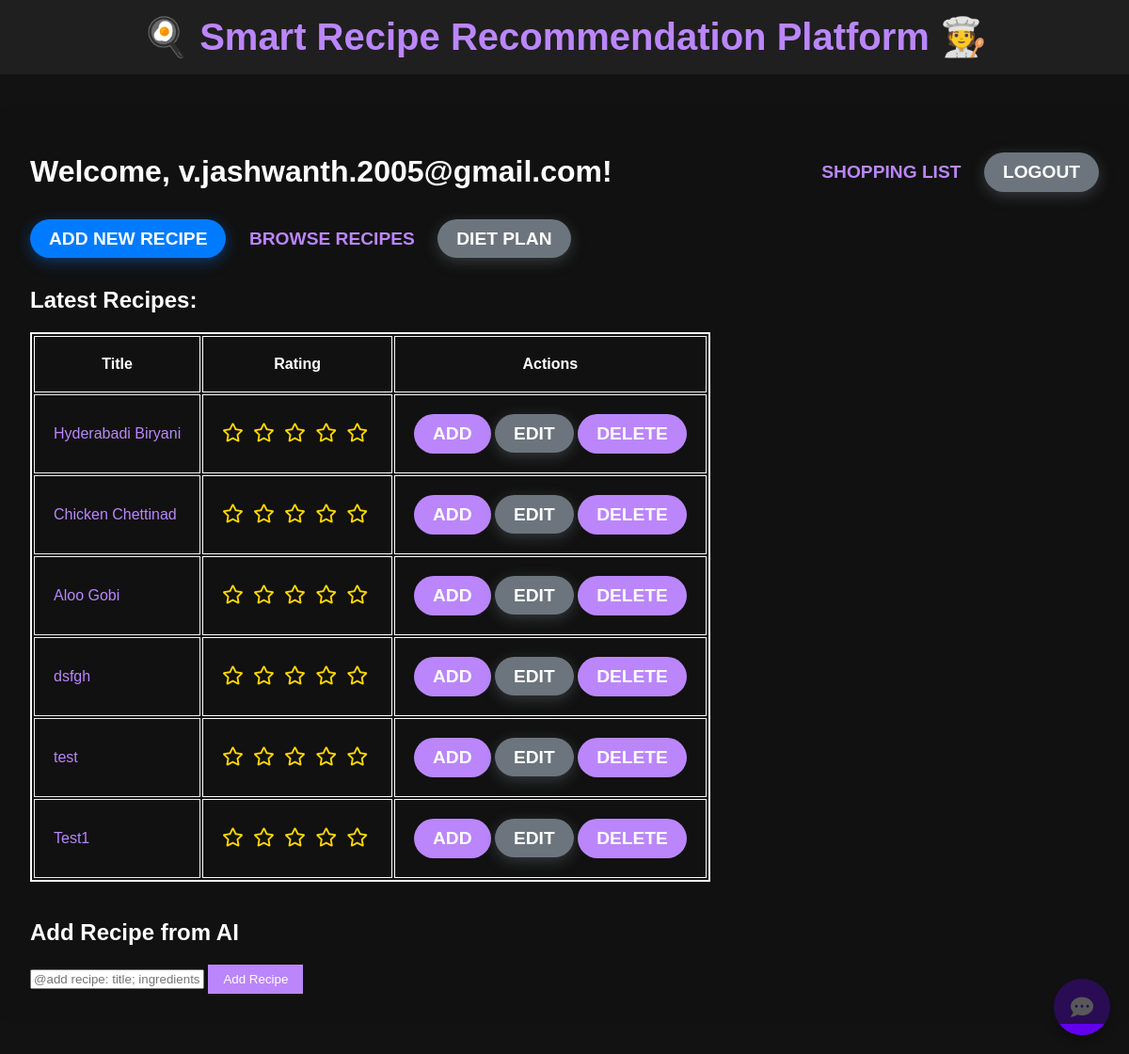
The app's page /home/ (signed in) with its own data.
### users/models.py (models this page shows)
class User(AbstractUser):
    SKILL_LEVELS = (
        ('beginner', 'Beginner'),
        ('intermediate', 'Intermediate'),
        ('advanced', 'Advanced'),
    )
    cooking_skill = models.CharField(max_length=20, choices=SKILL_LEVELS, default='beginner')
    dietary_preferences = models.ManyToManyField('recipes.DietaryPreference', blank=True)

### recipes/models.py (models this page shows, shortened)
class Recipe(models.Model):
    title = models.CharField(max_length=200)
    ingredients = models.TextField()
    instructions = models.TextField()
    created_at = models.DateTimeField(auto_now_add=True)
    rating = models.IntegerField(default=0)  # Add this line
    image = models.ImageField(upload_to='recipe_images/', null=True, blank=True)  # Add this line

### recipes/views.py (the view)
# urls.py: path('home/', views.home, name='home'),
def home(request):
    if request.user.is_authenticated:
        recipes = Recipe.objects.all()
        login_form = None
    else:
        recipes = []
        login_form = AuthenticationForm()
    return render(request, 'recipes/home.html', {'recipes': recipes, 'login_form': login_form})

### recipes/templates/recipes/home.html (shortened to what this page needs)
{% extends 'recipes/base.html' %}
{% load static %}
{% block content %}
    <div class="content-overlay">
        {% if user.is_authenticated %}
            <div style="display: flex; justify-content: space-between; align-items: center; margin-bottom: 20px;">
                <h1>Welcome, {{ user.username }}!</h1>
                <div>
                    <a href="{% url 'shopping_list' %}" id="shoppingListBtn" class="btn btn-info">Shopping List</a>
                    <form method="post" action="{% url 'logout' %}" style="display: inline;">
                        <button type="submit" class="btn btn-secondary">Logout</button>
                    </form>
                </div>
            </div>
            <div class="d-flex justify-content-start mb-4">
                <a href="{% url 'add_recipe' %}" class="btn btn-primary mr-3">Add New Recipe</a>
                <a href="{% url 'browse_recipes' %}" class="btn btn-success">Browse Recipes</a>
                <a href="{% url 'diet_plan' %}" class="btn btn-secondary">Diet Plan</a>
            </div>
            <h2 style="margin-top: 40px;">Latest Recipes:</h2>
            <table class="recipe-table" id="recipeTable" style="border: 2px solid rgb(251, 248, 248);">
                <thead>
                    <tr>
                        <th style="border: 1px solid rgb(255, 255, 255); padding: 20px;">Title</th>
                        <th style="border: 1px solid rgb(255, 255, 255); padding: 20px;">Rating</th>
                        <th style="border: 1px solid rgb(247, 247, 250); padding: 20px;">Actions</th>
                    </tr>
                </thead>
                <tbody id="recipeTableBody">
                {% for recipe in recipes %}
                    <tr>
                        <td style="border: 1px solid rgb(237, 240, 237); padding: 20px;"><a href="{% url 'recipe_detail' recipe.id %}">{{ recipe.title }}</a></td>
                        <td style="border: 1px solid rgb(254, 255, 254); padding: 20px;">
                            <div class="rating" data-recipe-id="{{ recipe.id }}">
                                <i class="far fa-star" data-rating="1"></i>
                                <i class="far fa-star" data-rating="2"></i>
                                <i class="far fa-star" data-rating="3"></i>
                                <i class="far fa-star" data-rating="4"></i>
                                <i class="far fa-star" data-rating="5"></i>
                            </div>
                        </td>
                        <td style="border: 1px solid rgb(254, 255, 254); padding: 20px;">
                            <button class="btn btn-success add-to-shopping-list" data-recipe-id="{{ recipe.id }}">Add</button>
                            <a href="{% url 'edit_recipe' recipe.id %}" class="btn btn-secondary">Edit</a>
                            <form action="{% url 'delete_recipe' recipe.id %}" method="post" style="display:inline;">
                                <button type="submit" class="btn btn-danger">Delete</button>
                            </form>
                        </td>
                    </tr>
                {% empty %}
                    <tr>
                        <td colspan="3" style="border: 1px solid rgb(0, 8, 0); padding: 20px;">No recipes available.</td>
                    </tr>
                {% endfor %}
                </tbody>
            </table>
            <h2 style="margin-top: 40px;">Add Recipe from AI</h2>
            <div id="addFromAI">
                <input type="text" id="aiRecipeInput" placeholder="@add recipe: title; ingredients; instructions">
                <button id="addAIRecipe">Add Recipe</button>
            </div>
        {% endif %}
    </div>
{% endblock %}

### recipes/templates/recipes/base.html (shortened to what this page needs)
{% load static %}
<!DOCTYPE html>
<html lang="en">
<head>
    <link rel="stylesheet" href="https://cdnjs.cloudflare.com/ajax/libs/font-awesome/5.15.3/css/all.min.css">
</head>
<body>
    <div class="video-background">
    </div>
    <header>
        <a href="{% url 'home' %}" style="text-decoration: none;">
            <h1>🍳 Smart Recipe Recommendation Platform 🧑‍🍳</h1>
        </a>
    </header>
    <main>
        {% block content %}{% endblock %}
    </main>
    <div class="chatbot-button" onclick="toggleChatbot()">
        <i class="fas fa-comment-dots"></i>
    </div>
</body>
</html>

### recipes/templates/recipes/base.html (style rules this page uses)
.btn { padding: 10px 20px; font-size: 1.2em; border-radius: 30px; transition: transform 0.3s, background-color 0.3s, box-shadow 0.3s; text-transform: uppercase; font-weight: bold; }
.btn-primary { background-color: #007bff; color: #ffffff; box-shadow: 0 4px 15px rgba(0, 123, 255, 0.4); }
.btn-secondary { background-color: #6c757d; color: #ffffff; box-shadow: 0 4px 15px rgba(108, 117, 125, 0.4); }
.rating { font-size: 20px; color: #ffd700; cursor: pointer; display: inline-block; z-index: 10; position: relative; }
.rating i { margin-right: 5px; }
body { background-color: #121212; color: #ffffff; font-family: Arial, sans-serif; margin: 0; padding: 0; }
header { background-color: #1f1f1f; padding: 1rem; text-align: center; }
header h1 { margin: 0; }
main { position: relative; z-index: 1; background-color: rgba(18, 18, 18, 0.7); padding: 2rem; border-radius: 10px; margin: 2rem auto; max-width: 1200px; }
a { color: #bb86fc; text-decoration: none; }
button { background-color: #bb86fc; border: none; color: #ffffff; padding: 0.5rem 1rem; cursor: pointer; }
form { display: flex; flex-direction: column; }
.chatbot-button { position: fixed; bottom: 20px; right: 20px; width: 60px; height: 60px; background-color: #6200ee; border-radius: 50%; display: flex; justify-content: center; align-items: center; color: #ffffff; font-size: 24px; cursor: pointer; box-shadow: 0 4px 12px rgba(0, 0, 0, 0.3); transition: background-color 0.3s, transform 0.3s; }
.video-background { position: fixed; top: 0; left: 0; width: 100%; height: 100%; overflow: hidden; z-index: -1; }
.video-background::after { content: ''; position: absolute; top: 0; left: 0; width: 100%; height: 100%; background: inherit; filter: blur(100px); }
header h1 { margin: 0; font-size: 2.5em; }

### recipes/templates/recipes/home.html (style rules this page uses)
header h1 { margin: 0; font-size: 2.5em; }

### records on screen
User: username "v.jashwanth.2005@gmail.com"
Recipe: title "Hyderabadi Biryani"
Recipe: title "Chicken Chettinad"
Recipe: title "Aloo Gobi"
Recipe: title "dsfgh"
Recipe: title "test"
Recipe: title "Test1"
